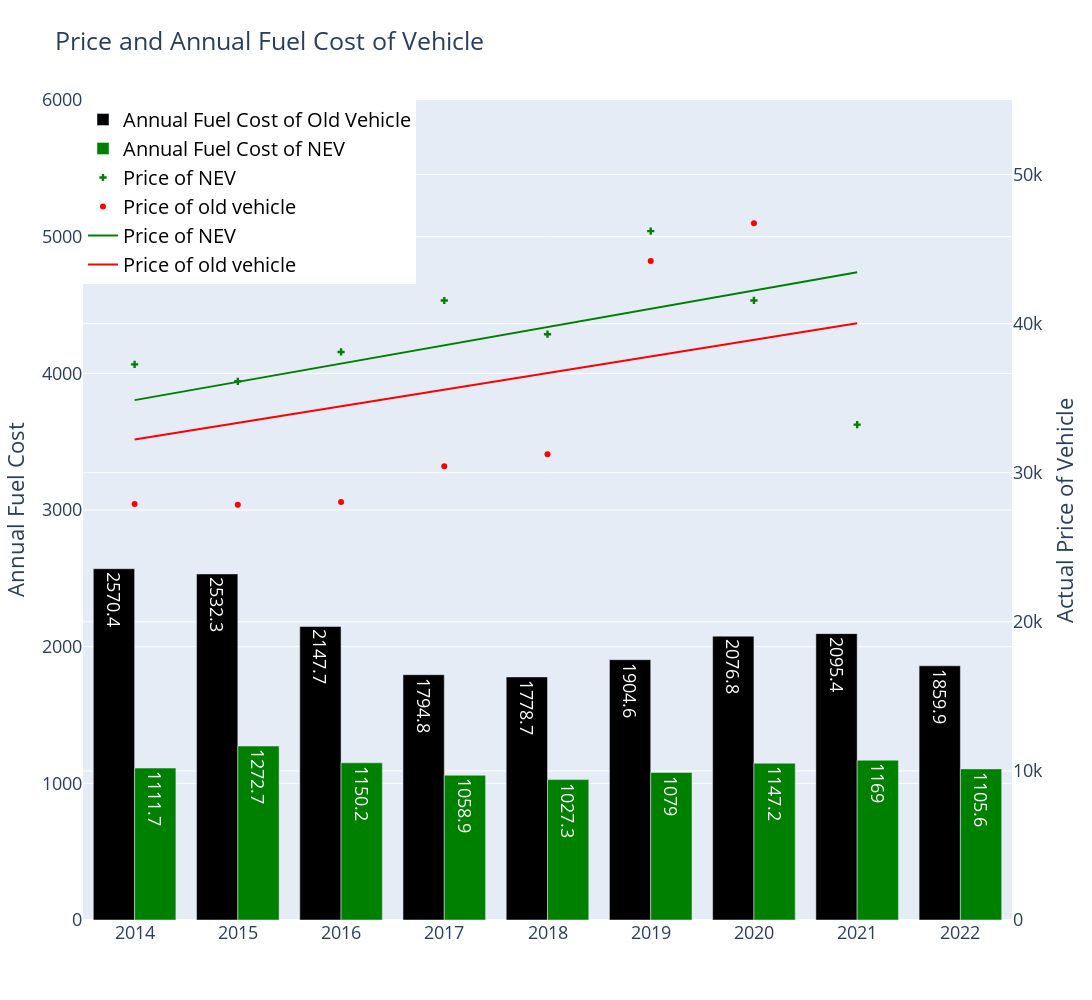

Notebook cell for this chart:
### Code cell
trace0 = go.Bar(x=stacked["Year"], 
                y=stacked['cost_of_gas'], 
                name="Annual Fuel Cost of Old Vehicle", 
                marker_color='black',
               text=stacked['cost_of_gas'])
trace1 = go.Bar(x=stacked["Year"], 
                y=stacked['Avg_NE'], 
                name="Annual Fuel Cost of NEV",
                marker_color='green',
               text=stacked['Avg_NE'])
trace2 = go.Scatter(x=NEV["Year"], 
                    y=NEV["Price"],
                    name="Price of NEV",
                    mode = "markers", marker_color='green',
                    marker_symbol=3,yaxis="y2")
trace3 = go.Scatter(x=Not_NEV["Year"], 
                    y=Not_NEV["Price"], 
                    name="Price of old vehicle",
                    mode = "markers", 
                    marker_color='red',
                    yaxis="y2")
trace4 = go.Scatter(x=NEV["Year"], 
                    y=1226.35*NEV["Year"]+ -2.435e+06, 
                    mode = "lines",name="Price of NEV", 
                    marker_color = "green",
                    yaxis="y2")
trace5 = go.Scatter(x=Not_NEV["Year"], 
                    y=1113.26*Not_NEV["Year"]+ -2.20987e+06, 
                    mode = "lines",
                    name="Price of old vehicle", 
                    marker_color = "red",yaxis="y2")
data1 = [trace0, trace1, trace2, trace3,trace4,trace5]
layout = go.Layout(title="Price and Annual Fuel Cost of Vehicle",
                   font_size=18,
                   yaxis=dict(title="Annual Fuel Cost", range=[0, 6000]),
                   yaxis2=dict(title="Actual Price of Vehicle", overlaying='y', side="right",range=[0, 55000]),
                   legend=dict(x=0, y=1, font=dict(size=20, color="black")))
fig = go.Figure(data=data1, layout=layout)
fig.update_layout(
    width=1700,
    height=1000
)
fig.show()

### Figure 1 — Plotly figure (JSON) as saved in the notebook; plotly's stock layout.template omitted (floating-point values rounded to 4 significant figures)
{"data": [{"marker": {"color": "black"}, "name": "Annual Fuel Cost of Old Vehicle", "text": [2570.0, 2532.0, 2148.0, 1795.0, 1779.0, 1905.0, 2077.0, 2095.0, 1860.0], "type": "bar", "x": [2014, 2015, 2016, 2017, 2018, 2019, 2020, 2021, 2022], "y": [2570.0, 2532.0, 2148.0, 1795.0, 1779.0, 1905.0, 2077.0, 2095.0, 1860.0]}, {"marker": {"color": "green"}, "name": "Annual Fuel Cost of NEV", "text": [1112.0, 1273.0, 1150.0, 1059.0, 1027.0, 1079, 1147.0, 1169, 1106.0], "type": "bar", "x": [2014, 2015, 2016, 2017, 2018, 2019, 2020, 2021, 2022], "y": [1112.0, 1273.0, 1150.0, 1059.0, 1027.0, 1079, 1147.0, 1169, 1106.0]}, {"marker": {"color": "green", "symbol": 3}, "mode": "markers", "name": "Price of NEV", "type": "scatter", "x": [2014, 2015, 2016, 2017, 2018, 2019, 2020, 2021], "y": [37270.0, 36130.0, 38100.0, 41550.0, 39290.0, 46200.0, 41560.0, 33230.0], "yaxis": "y2"}, {"marker": {"color": "red"}, "mode": "markers", "name": "Price of old vehicle", "type": "scatter", "x": [2014, 2015, 2016, 2017, 2018, 2019, 2020, 2021], "y": [27900.0, 27850.0, 28030.0, 30430.0, 31250.0, 44200.0, 46740.0, 57480.0], "yaxis": "y2"}, {"marker": {"color": "green"}, "mode": "lines", "name": "Price of NEV", "type": "scatter", "x": [2014, 2015, 2016, 2017, 2018, 2019, 2020, 2021], "y": [34870.0, 36100.0, 37320.0, 38550.0, 39770.0, 41000.0, 42227, 43450.0], "yaxis": "y2"}, {"marker": {"color": "red"}, "mode": "lines", "name": "Price of old vehicle", "type": "scatter", "x": [2014, 2015, 2016, 2017, 2018, 2019, 2020, 2021], "y": [32240.0, 33350.0, 34460.0, 35580.0, 36690.0, 37800.0, 38920.0, 40030.0], "yaxis": "y2"}], "layout": {"font": {"size": 18}, "height": 1000, "legend": {"font": {"color": "black", "size": 20}, "x": 0, "y": 1}, "title": {"text": "Price and Annual Fuel Cost of Vehicle"}, "width": 1700, "xaxis": {"autorange": true, "range": [2014.0, 2022.0], "type": "linear"}, "yaxis": {"range": [0, 6000], "title": {"text": "Annual Fuel Cost"}, "type": "linear"}, "yaxis2": {"overlaying": "y", "range": [0, 55000], "side": "right", "title": {"text": "Actual Price of Vehicle"}, "type": "linear"}}}
